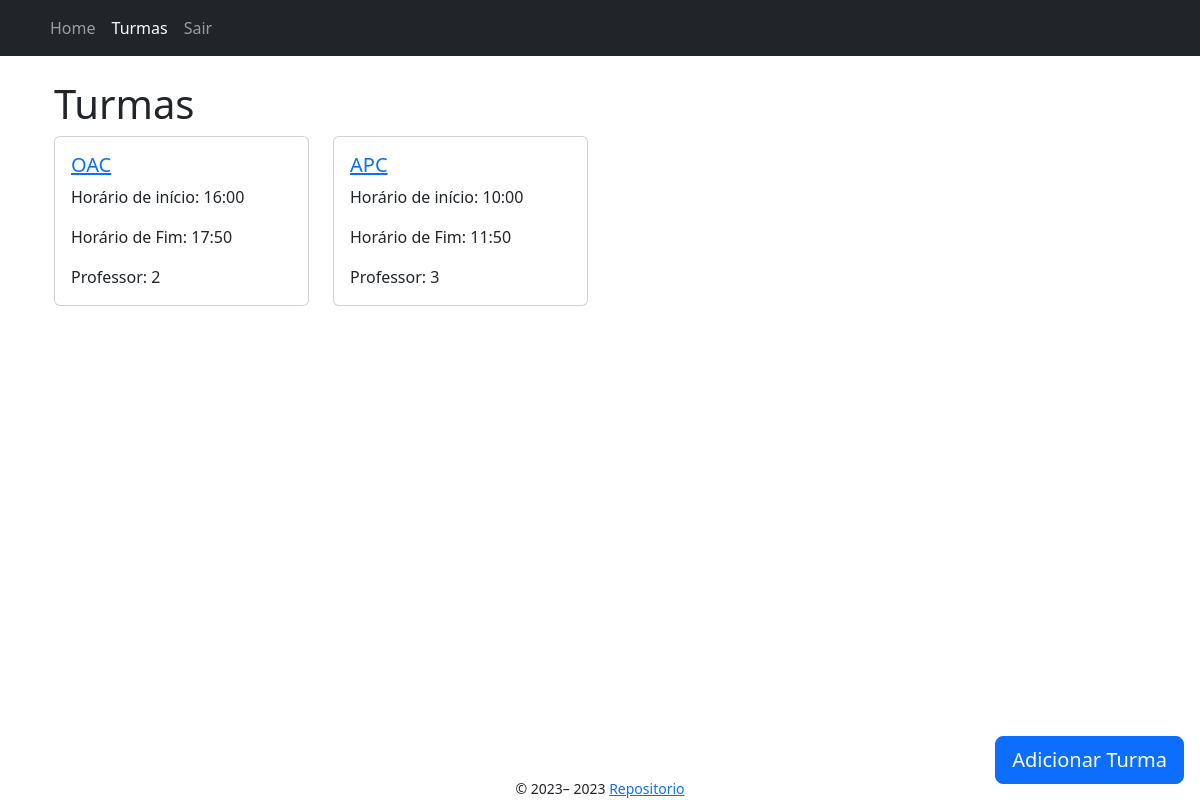
The page /turmas/ (signed in) on the database as committed earlier.
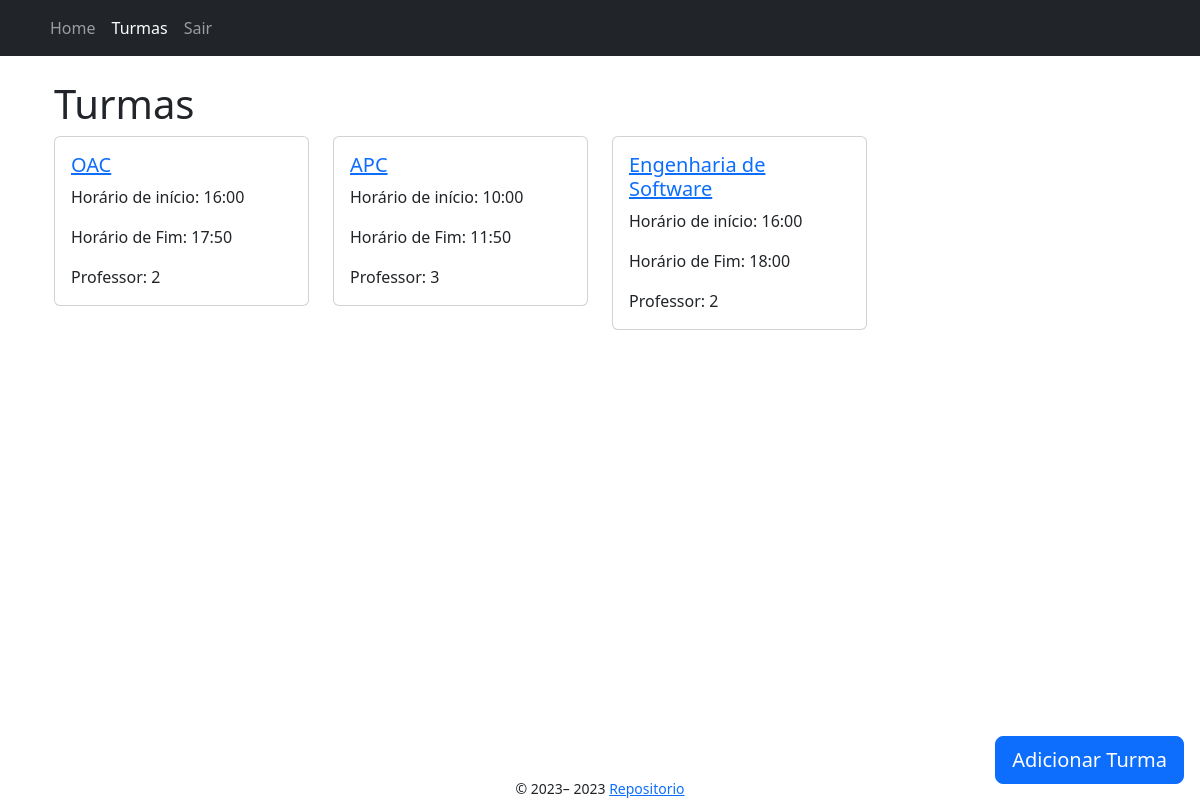
The same page on the database as committed later.
### app/models/turma.py (models this page shows)
class Turma(db.Model):
    __tablename__ = "turma"
    id = db.Column(db.Integer, primary_key=True)
    nome = db.Column(db.String(100), nullable=False)
    horario_inicio = db.Column(db.Time, nullable=False)
    horario_fim = db.Column(db.Time, nullable=False)
    senha = db.Column(db.String(200), nullable=False)
    semestre = db.Column(db.Integer, nullable=False)
    professor_id = db.Column(db.Integer, db.ForeignKey(
        'professor.id'), nullable=False)
    aulas = db.relationship('Aula', backref=db.backref('turma_aulas', lazy=True)) #1 to N
    def __repr__(self) -> str:
        return "<Turma %r>" % self.id

### app/controllers/turmas_controller.py (the view)
@bp.route("/", methods=["GET"])
@login_required
def index():
    turmas = Turma.query.all()
    print(f"Turmas: {turmas}")
    return render_template("turmas/index.jinja2", turmas=turmas, user=current_user)

### app/templates/turmas/index.jinja2 (shortened to what this page needs)
{% extends "./base.jinja2" %}
{% from 'bootstrap5/utils.html' import render_icon %}
{% block head %}
    {{ super() }}
{% endblock %}
{% block content %}
    <div class="container">
        <h1>Turmas</h1>
        <div class="row row-col-1 row-cols-md-2 row-cols-lg-4">
            {% for turma in turmas %}
                <div class="col mb-4">
                    <div class="card">
                        <div class="card-body">
                            <a href="{{ url_for('turmas.show', id=turma.id) }}">
                                <h5 class="card-title">{{ turma.nome }}</h5>
                            </a>
                            <p>Horário de início: {{ turma.horario_inicio.strftime('%H:%M') }}</p>
                            <p>Horário de Fim: {{ turma.horario_fim.strftime('%H:%M') }}</p>
                            <p class="card-text">Professor: {{ turma.professor_id }}</p>
                        </div>
                    </div>
                </div>
            {% endfor %}
        </div>
        {% if user.tipo_usuario == "professor" %}
            <div class="position-fixed bottom-0 end-0 p-3">
                <a href="{{ url_for('turmas.new') }}" class="btn btn-floating btn-lg btn-primary">
                    {{render_icon('plus') }} <span class="d-none d-xl-inline">Adicionar Turma</span>
                </a>
            </div>
        {% endif %}
    </div>
{% endblock %}

Rows that differ between the two databases and show on the page:
added Turma: nome "Engenharia de Software", horario_inicio "16:00", horario_fim "18:00", professor_id "2"
